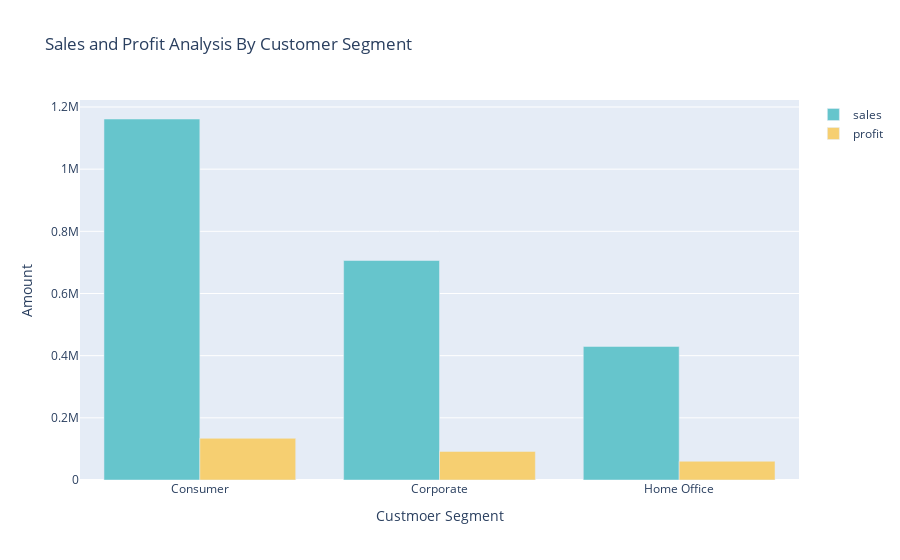

The code cell stored with this chart in its notebook:
### Code cell
import plotly.graph_objects as go
import plotly.colors as colors


customer_segment = df.groupby('Segment').agg(sales=('Sales','sum') , profit = ('Profit','sum')).reset_index()

color_palette = colors.qualitative.Pastel

fig  = go.Figure()
fig.add_trace(go.Bar(x=customer_segment['Segment'],
                     y=customer_segment['sales'],
                     name='sales',
                     marker_color = color_palette[0]))
fig.add_trace(go.Bar( x=customer_segment['Segment'],
                      y=customer_segment['profit'],
                      name='profit',
                      marker_color = color_palette[1]))

fig.update_layout(title='Sales and Profit Analysis By Customer Segment' , 
                  xaxis_title ='Custmoer Segment' , yaxis_title = 'Amount')

fig.show()

### Figure 1 — Plotly figure (JSON) as saved in the notebook; plotly's stock layout.template omitted (floating-point values rounded to 4 significant figures)
{"data": [{"marker": {"color": "rgb(102, 197, 204)"}, "name": "sales", "type": "bar", "x": ["Consumer", "Corporate", "Home Office"], "y": [1161000.0, 706100.0, 429700.0]}, {"marker": {"color": "rgb(246, 207, 113)"}, "name": "profit", "type": "bar", "x": ["Consumer", "Corporate", "Home Office"], "y": [134100.0, 91980.0, 60300.0]}], "layout": {"autosize": true, "title": {"text": "Sales and Profit Analysis By Customer Segment"}, "xaxis": {"autorange": true, "range": [-0.5, 2.5], "title": {"text": "Custmoer Segment"}, "type": "category"}, "yaxis": {"autorange": true, "range": [0, 1223000.0], "title": {"text": "Amount"}, "type": "linear"}}}
